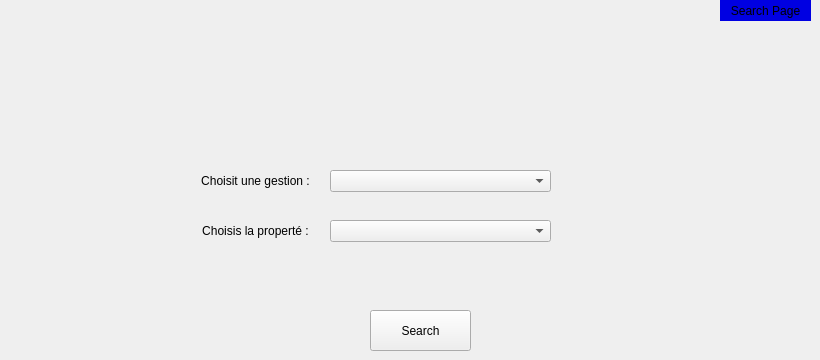
    <widget class="QWidget" name="tab_4">
     <attribute name="title">
      <string>RECHERHCE</string>
     </attribute>
     <widget class="QLabel" name="label_2">
      <property name="geometry">
       <rect>
        <x>190</x>
        <y>160</y>
        <width>131</width>
        <height>41</height>
       </rect>
      </property>
      <property name="text">
       <string>Choisit une gestion :</string>
      </property>
      <property name="alignment">
       <set>Qt::AlignCenter</set>
      </property>
     </widget>
     <widget class="QComboBox" name="comboBox">
      <property name="geometry">
       <rect>
        <x>330</x>
        <y>170</y>
        <width>221</width>
        <height>22</height>
       </rect>
      </property>
      <property name="styleSheet">
       <string notr="true"/>
      </property>
      <property name="currentText">
       <string/>
      </property>
      <property name="placeholderText">
       <string>Choisir..</string>
      </property>
      <item>
       <property name="text">
        <string>Gestion d'étudiant</string>
       </property>
      </item>
      <item>
       <property name="text">
        <string>Gestion de matiére</string>
       </property>
      </item>
      <item>
       <property name="text">
        <string>Gestion de note</string>
       </property>
      </item>
     </widget>
     <widget class="QLabel" name="label_3">
      <property name="geometry">
       <rect>
        <x>190</x>
        <y>210</y>
        <width>131</width>
        <height>41</height>
       </rect>
      </property>
      <property name="text">
       <string>Choisis la properté :</string>
      </property>
      <property name="alignment">
       <set>Qt::AlignCenter</set>
      </property>
     </widget>
     <widget class="QComboBox" name="comboBox_2">
      <property name="geometry">
       <rect>
        <x>330</x>
        <y>220</y>
        <width>221</width>
        <height>22</height>
       </rect>
      </property>
      <property name="placeholderText">
       <string>Choisir..</string>
      </property>
     </widget>
     <widget class="QPushButton" name="pushButton_6">
      <property name="geometry">
       <rect>
        <x>370</x>
        <y>310</y>
        <width>101</width>
        <height>41</height>
       </rect>
      </property>
      <property name="text">
       <string>Search</string>
      </property>
     </widget>
     <widget class="QLabel" name="label_4">
      <property name="geometry">
       <rect>
        <x>720</x>
        <y>0</y>
        <width>91</width>
        <height>21</height>
       </rect>
      </property>
      <property name="styleSheet">
       <string notr="true">background-color: rgb(0, 0, 226);</string>
      </property>
      <property name="text">
       <string>Search Page</string>
      </property>
      <property name="alignment">
       <set>Qt::AlignCenter</set>
      </property>
     </widget>
    </widget>
